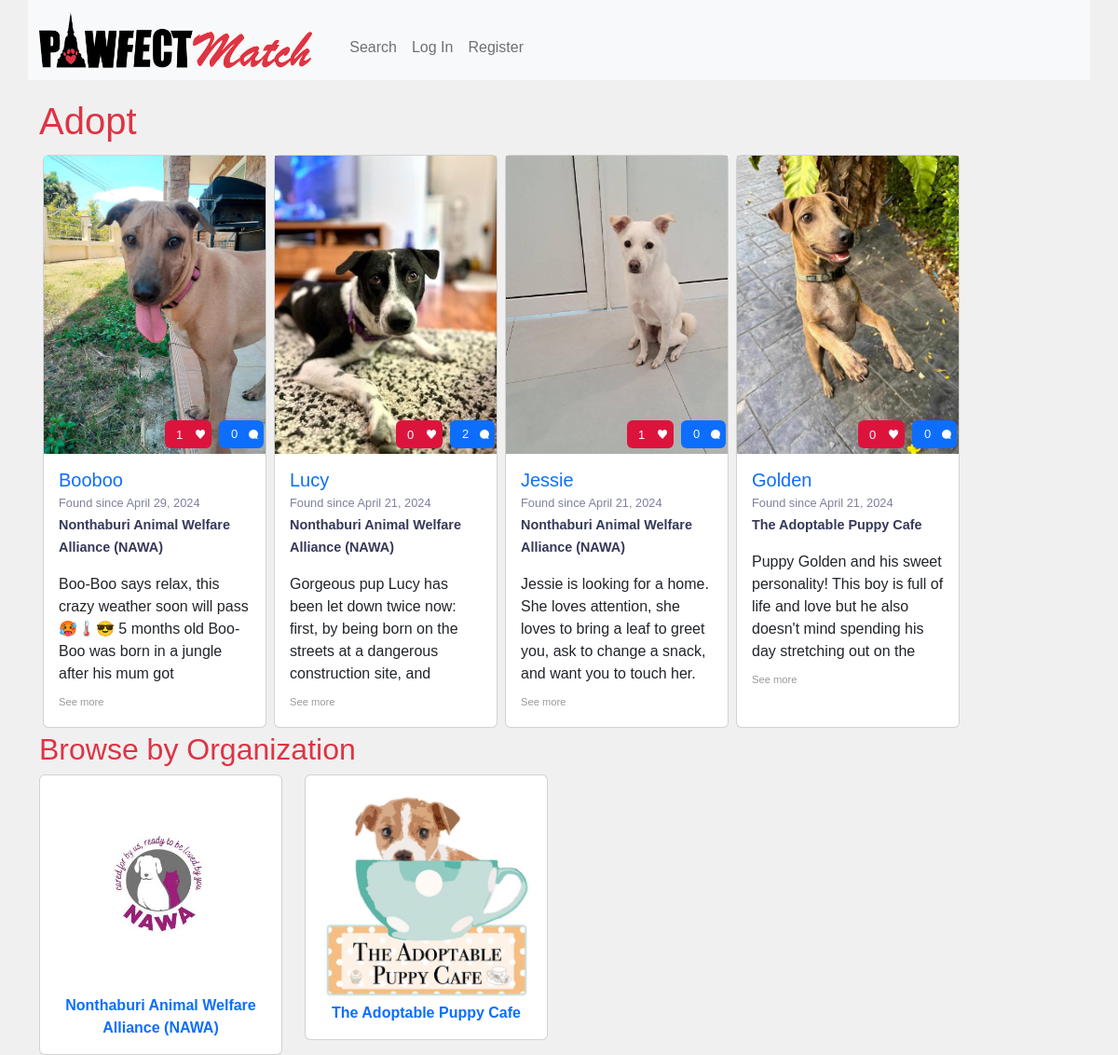
The page / on the database its author committed.
### adopt/models.py (models this page shows, shortened)
class Pet(models.Model):
    CHOICES = [('YES', 'Yes'), ('NO', 'No'), ('UNKNOWN', 'Unknown')]
    LEVELS = [('LOW', 'Low'), ('MEDIUM', 'Medium'), ('HIGH', 'High'), ('UNKNOWN', 'Unknown')]
    PROGRESS = [('YES', 'Yes'), ('INPROGRESS', 'In Progress'), ('UNKNOWN', 'Unknown')]
    GENDER = [('FEMALE', 'Female'),('MALE', 'Male')]
    ANIMALS = [('DOG', 'Dog'), ('CAT', 'Cat')]
    SIZES = [
        ('S', 'Small (1-10kg)'),
        ('M', 'Medium (11-26kg)'),
        ('L', 'Large (27-45kg)'),
        ('EX', 'Extra Large (46+kg)')
    ]
    AGES = [
        ('PUPPY', 'Puppy'),
        ('YOUNG', 'Young'),
        ('ADULT', 'Adult'),
        ('SENIOR', 'Senior')
    ]
    name = models.CharField(max_length=255, blank=False)
    type = models.CharField(max_length=255, choices=ANIMALS, default='DOG', blank=False)
    breed = models.CharField(max_length=255, null=True, blank=True)
    gender = models.CharField(max_length=6, choices=GENDER, null=True, blank=False)
    age = models.CharField(max_length=20, choices=AGES, null=True, blank=False)
    size = models.CharField(max_length=50, choices=SIZES, null=True, blank=True)
    description = models.TextField(max_length=2000, null=True, blank=False)
    registered_date = models.DateField(auto_now_add=True, null=True)
    registered_by = models.ForeignKey(User, null=True, on_delete=models.CASCADE, related_name='registered_pets')
    adopted_by = models.ForeignKey(User, null=True, blank=True, on_delete=models.CASCADE, related_name='adopt_pets')
    fostered_by = models.ForeignKey(User, null=True, blank=True, on_delete=models.CASCADE, related_name='fostered_pets')
    energy = models.CharField(max_length=10, choices=LEVELS, null=True, blank=True)
    anxiety = models.CharField(max_length=10, choices=LEVELS, null=True, blank=True)
    sterilized = models.CharField(max_length=10, choices=CHOICES, null=True, blank=True)
    vaccinated = models.CharField(max_length=10, choices=CHOICES, null=True, blank=True)
    images = models.CharField(max_length=500, null=True, blank=True)
    likes = models.ManyToManyField(User, blank=True, related_name="likes")
    dog_friendly = models.CharField(max_length=10, choices=CHOICES, null=True, blank=True)
    cat_friendly = models.CharField(max_length=10, choices=CHOICES, null=True, blank=True)
    kid_friendly = models.CharField(max_length=10, choices=CHOICES, null=True, blank=True)
    house_trained = models.CharField(max_length=10, choices=PROGRESS, null=True, blank=True)
    leash_trained = models.CharField(max_length=10, choices=PROGRESS, null=True, blank=True)
    crate_trained = models.CharField(max_length=10, choices=PROGRESS, null=True, blank=True)
    class Meta:
        ordering = ['-registered_date']
    def get_total_likes(self):
        return self.likes.count()

class User(AbstractUser):
    organization = models.ForeignKey(Organization, null=True, blank=True, on_delete=models.CASCADE, related_name='staff')
    phone = models.CharField(max_length=16, null=True, blank=True)
    address = models.TextField(max_length=255, null=True, blank=True)
    area = models.CharField(max_length=100, choices=AREAS, null=True, blank=False)
    country = models.CharField(max_length=255, default='Thailand', blank=False)

class Organization(models.Model):
    name = models.CharField(max_length=255, blank=False)
    image = models.CharField(max_length=500, null=True, blank=True)
    area = models.CharField(max_length=100, choices=AREAS, null=True, blank=False)
    def __str__(self):
        return f'{self.name}'

### adopt/views.py (the view)
# urls.py: path("", views.index, name="index"),
def index(request):
    pets = Pet.objects.filter(adopted_by__isnull=True)[:4]
    organizations = Organization.objects.all()
    context = {
        "pets":pets,
        "organizations": organizations
    }
    return render(request,  "adopt/index.html", context)

### adopt/templates/adopt/index.html
{% extends "adopt/layout.html" %}
{% load static %}
{% block body %}
    <h1>Adopt</h1>
    <div class="row">
        <div class="flex-container">
            {% include 'adopt/card_view.html' with pets=pets %}
        </div>
    </div>
    <div class="row">
        <h2>Browse by Organization</h2>
    </div>
    <div class="row">
        {% for organization in organizations %}
        <div class="col-sm-3">
            <div class="card text-center p-3">
                <a href="{% url 'organization' organization.id %}"><img class="card-img-top" style="" src="{{ organization.image }}"></a>
                <strong><a href="{% url 'organization' organization.id %}">{{ organization.name }}</a></strong>
            </div>
        </div>
        {% endfor %}
    </div>
{% endblock %}

### adopt/templates/adopt/layout.html (shortened to what this page needs)
{% load static %}
<!DOCTYPE html>
<html lang="en">
    <head>
        <link href="https://cdn.jsdelivr.net/npm/bootstrap@5.2.3/dist/css/bootstrap.min.css" rel="stylesheet">
        <link href="{% static 'adopt/styles.css' %}" rel="stylesheet">
    </head>
    <body>
        <header class="container bg-light">
            <nav class="navbar navbar-expand-lg navbar-light bg-light pl-3 pr-3">
                <a class="navbar-brand ml-3" href="{% url 'index' %}"><img src="{% static 'adopt/images/logo2.png' %}" height="60"></a>
                <div class="collapse navbar-collapse" id="navbarNav">
                <ul class="navbar-nav">
                    <li class="nav-item">
                        <a class="nav-link" href="{% url 'search' %}">Search</a>
                    </li>
                {% if user.is_authenticated %}
                    <li class="nav-item">
                        <a class="nav-link" href="{% url 'favorite' %}">Favorites</a>
                    </li>
                    <li class="nav-item">
                        <a class="nav-link" href="{% url 'create' %}">Create</a>
                    </li>
                    <li class="nav-item">
                        <a class="nav-link" href="{% url 'logout' %}">Log Out</a>
                    </li>
                {% else %}
                    <li class="nav-item">
                        <a class="nav-link" href="{% url 'login' %}">Log In</a>
                    </li>
                    <li class="nav-item">
                        <a class="nav-link mr-2" href="{% url 'register' %}">Register</a>
                    </li>
                {% endif %}
                </ul>
                </div>
            </nav>
        </header>
        <div class="container pr-5 pl-5">
            {% block body %}
            {% endblock %}
        </div>
    </body>
</html>

### adopt/templates/adopt/card_view.html
{% for pet in pets %}
    <div id="pet{{ pet.id }}"  class="card m-1" style="width:15rem;">
        <a href="{% url 'detail' pet.id %}">
            <div class="card-img-container" data-pet="{{ pet.id }}" style="background-image:url('{{ pet.images }}');" alt="{{ pet.name }}">
            </div>
        </a>
        <div style="display:block; position:absolute; top: 17.5rem; left:0rem; width:15rem; height:2.2rem; z-index:500;">
            <a href="{% url 'detail' pet.id %}" class="commentSummary m-1"><span class="comment_count">{{ pet.comments.count }}</span></a>
                <button data-pet="{{ pet.id }}" type="button" class="btn like m-1" data-toggle="button" aria-pressed="false" autocomplete="off">
                    {{ pet.get_total_likes }}
                </button>
        </div>
        <div class="card-body">
            <h5 class="card-title mb-0"><a class="card-link" href="{% url 'detail' pet.id %}">{{ pet.name|capfirst }}</a></h5>
            <p class="card-text">
                <span class="date">Found since {{ pet.registered_date }}</span>
                <br>
                {% if not pet.fostered_by %}
                    <span class="organization">{{ pet.registered_by.organization }}</span>
                {% else %}
                    <span class="organization">Fostered by {{ pet.fostered_by }}</span>
                {% endif %}
            </p>
            <div class="card-text">
                <p id="desc{{ pet.id }}" class="card-text initial" contenteditable="false">{{ pet.description }}</p>
            </div>
            <a href="#" data-pet="{{ pet.id }}" class="more">See more</a>
        </div>
    </div>
{% endfor %}

### adopt/static/adopt/styles.css (style rules this page uses)
* { margin: 0; padding: 0; font-family: 'poppins', sans-serif; box-sizing: border-box; }
body { background-color: #f0f0f0; }
a { text-decoration: none; }
h1, h2, h4 { margin-top:20px; color: #dc3545; }
.date { color:rgb(126, 129, 156); font-size: .8rem; line-height: 0%; }
.organization { font-size:.9rem; font-weight:600; color: rgb(53, 57, 90); line-height: .8%; }
.like { position:relative; display:block; height:30px; width:50px; background-image: url("/static/adopt/images/white_heart.png"); background-position-x: 82%; background-position-y: 50%; background-repeat: no-repeat; background-color: crimson; background-size: 10px 10px; text-align: left; border-style:none; border-radius: 6px; color:aliceblue; padding:8 3 3 5px; font-size:small; float: right; z-index: 500; }
.comment_count { display: block; text-align:center; padding: 5px 10px 10px 5px; margin-right:10px; }
.commentSummary { position:relative; display:block; height:30px; width:3rem; background-image: url("/static/adopt/images/comment.png"); background-position-x: 85%; background-position-y: 50%; background-repeat: no-repeat; background-color: #0d6efd; background-size: 10px 10px; text-align: left; border-style:none; border-radius: 6px; color:aliceblue; padding:8 3 3 5px; font-size:small; float: right; text-decoration:none; z-index: 500; }
.flex-container { display: flex; flex-flow: row wrap; }
.card { box-shadow: 0px 2px 4px rbg(0,0,0,2); }
.card-img-container { display:block; height:20rem; background-size:cover; overflow:hidden; cursor: pointer; }
.card-text.initial { display: block; height: 7.8rem; overflow:hidden; }
.more { border:0px; background:none; color:#999999; font-size:0.7rem; }
ul { list-style-type: none; margin: 0; padding: 0rem; margin:1rem; }

### rows shown on the page
Pet: images (picture), comments.count "0", get_total_likes "1", name "Booboo", registered_date "April 29, 2024", registered_by.organization "Nonthaburi Animal Welfare Alliance (NAWA)", description "Boo-Boo says relax, this crazy weather soon will pass 🥵🌡️😎 5 months old Boo-Boo was born in a jungle after his mum got…"
Pet: images (picture), comments.count "2", get_total_likes "0", name "Lucy", registered_date "April 21, 2024", registered_by.organization "Nonthaburi Animal Welfare Alliance (NAWA)", description "Gorgeous pup Lucy has been let down twice now: first, by being born on the streets at a dangerous construction site, and…"
Pet: images (picture), comments.count "0", get_total_likes "1", name "Jessie", registered_date "April 21, 2024", registered_by.organization "Nonthaburi Animal Welfare Alliance (NAWA)", description "Jessie is looking for a home. She loves attention, she loves to bring a leaf to greet you, ask to change a snack, and want you to touch her.…"
Pet: images (picture), comments.count "0", get_total_likes "0", name "Golden", registered_date "April 21, 2024", registered_by.organization "The Adoptable Puppy Cafe", description "Puppy Golden and his sweet personality! This boy is full of life and love but he also doesn't mind spending his day stretching out on the…"
Organization: image (picture), name "Nonthaburi Animal Welfare Alliance (NAWA)"
Organization: image (picture), name "The Adoptable Puppy Cafe"
